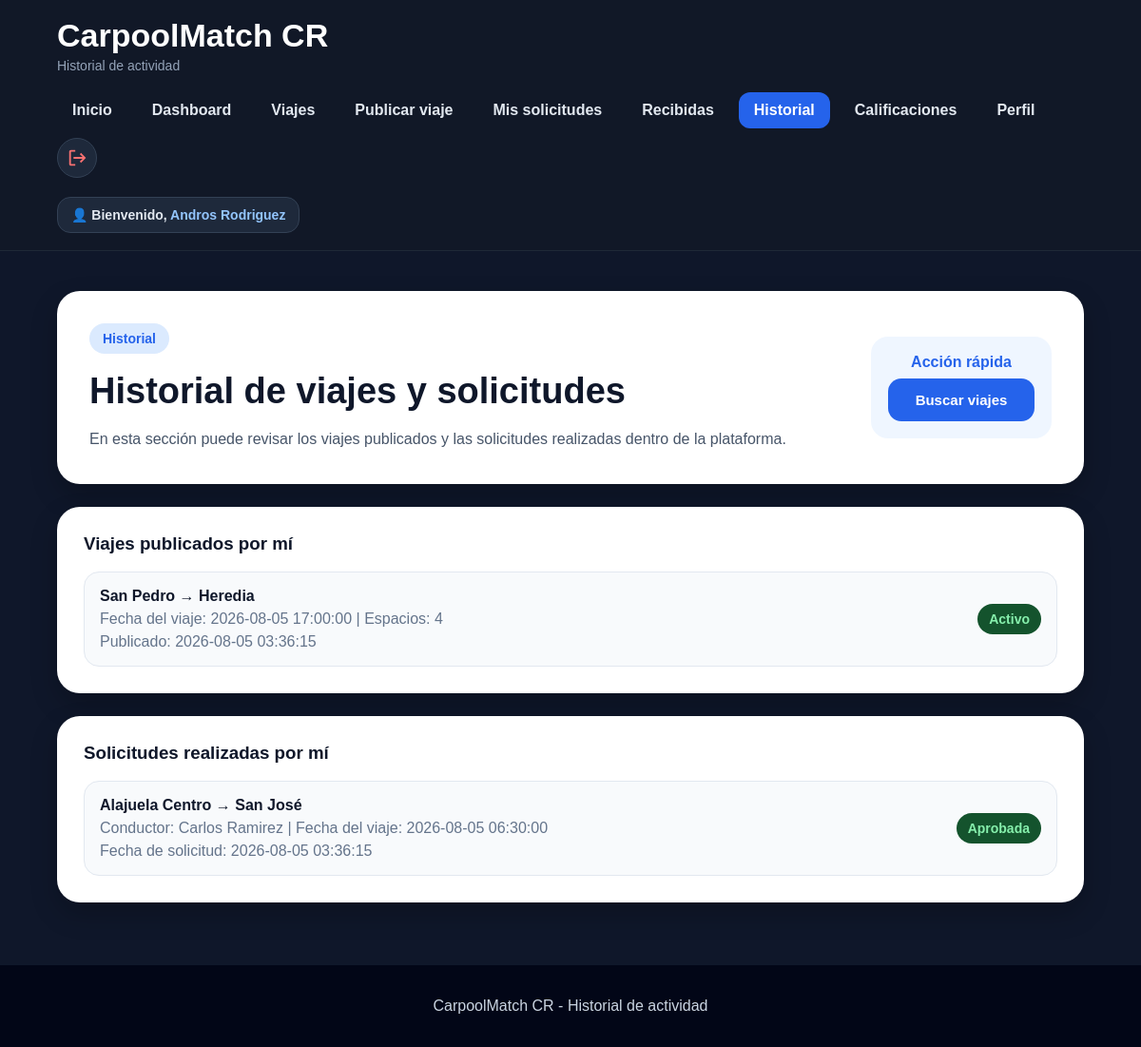
The app's page /historial.php (signed in) with its own data.
### tables this page shows
CREATE TABLE viajes (
    id_viaje INT AUTO_INCREMENT PRIMARY KEY,
    id_conductor INT NOT NULL,
    punto_salida VARCHAR(150) NOT NULL,
    destino VARCHAR(150) NOT NULL,
    fecha_hora DATETIME NOT NULL,
    asientos_disponibles INT NOT NULL,
    observaciones TEXT,
    estado ENUM('Activo', 'Completo', 'Cancelado') DEFAULT 'Activo',
    fecha_publicacion TIMESTAMP DEFAULT CURRENT_TIMESTAMP,
    FOREIGN KEY (id_conductor) REFERENCES usuarios(id_usuario)
);

CREATE TABLE solicitudes (
    id_solicitud INT AUTO_INCREMENT PRIMARY KEY,
    id_viaje INT NOT NULL,
    id_pasajero INT NOT NULL,
    estado_solicitud ENUM('Pendiente', 'Aprobada', 'Rechazada') DEFAULT 'Pendiente',
    fecha_solicitud TIMESTAMP DEFAULT CURRENT_TIMESTAMP,
    FOREIGN KEY (id_viaje) REFERENCES viajes(id_viaje),
    FOREIGN KEY (id_pasajero) REFERENCES usuarios(id_usuario)
);

CREATE TABLE usuarios (
    id_usuario INT AUTO_INCREMENT PRIMARY KEY,
    nombre VARCHAR(100) NOT NULL,
    correo VARCHAR(120) NOT NULL UNIQUE,
    telefono VARCHAR(8) NOT NULL,
    tipo_usuario ENUM('Conductor', 'Pasajero', 'Ambos') NOT NULL,
    contrasena VARCHAR(255) NOT NULL,
    fecha_registro TIMESTAMP DEFAULT CURRENT_TIMESTAMP,
    reputacion DECIMAL(3,2) DEFAULT 5.00,
    estado ENUM('Activo', 'Inactivo') DEFAULT 'Activo'
);

### historial.php (the view, shortened to what this page needs)
<?php
include "php/conexion.php";
$idUsuario = $_SESSION["id_usuario"];
$nombreUsuario = $_SESSION["nombre"];
$consultaViajesPublicados = "SELECT id_viaje,
                                    punto_salida,
                                    destino,
                                    fecha_hora,
                                    asientos_disponibles,
                                    estado,
                                    fecha_publicacion
                             FROM viajes
                             WHERE id_conductor = ?
                             ORDER BY fecha_publicacion DESC";
$stmtPublicados = mysqli_prepare($conexion, $consultaViajesPublicados);
mysqli_stmt_bind_param($stmtPublicados, "i", $idUsuario);
mysqli_stmt_execute($stmtPublicados);
$resultadoPublicados = mysqli_stmt_get_result($stmtPublicados);
$consultaSolicitudesRealizadas = "SELECT solicitudes.id_solicitud,
                                         solicitudes.estado_solicitud,
                                         solicitudes.fecha_solicitud,
                                         viajes.punto_salida,
                                         viajes.destino,
                                         viajes.fecha_hora,
                                         usuarios.nombre AS nombre_conductor
                                  FROM solicitudes
                                  INNER JOIN viajes ON solicitudes.id_viaje = viajes.id_viaje
                                  INNER JOIN usuarios ON viajes.id_conductor = usuarios.id_usuario
                                  WHERE solicitudes.id_pasajero = ?
                                  ORDER BY solicitudes.fecha_solicitud DESC";
$stmtSolicitudes = mysqli_prepare($conexion, $consultaSolicitudesRealizadas);
mysqli_stmt_bind_param($stmtSolicitudes, "i", $idUsuario);
mysqli_stmt_execute($stmtSolicitudes);
$resultadoSolicitudes = mysqli_stmt_get_result($stmtSolicitudes);
?>
<!DOCTYPE html>
<html lang="es">
<head>
    <link rel="stylesheet" href="css/style.css">
</head>
<body>
    <header class="header">
        <div class="brand">
            <h1>CarpoolMatch CR</h1>
            <p>Historial de actividad</p>
        </div>
        <nav class="nav">
            <a href="index.html">Inicio</a>
            <a href="dashboard.php">Dashboard</a>
            <a href="viajes.php">Viajes</a>
            <a href="publicar-viaje.php">Publicar viaje</a>
            <a href="solicitudes.php">Mis solicitudes</a>
            <a href="solicitudes-recibidas.php">Recibidas</a>
            <a href="historial.php" class="nav-btn">Historial</a>
            <a href="calificaciones.php">Calificaciones</a>
            <a href="perfil.php">Perfil</a>
            <a href="php/logout.php" class="logout-icon" title="Cerrar sesión">
                <svg viewBox="0 0 24 24">
                    <path d="M10 3H5c-1.1 0-2 .9-2 2v14c0 1.1.9 2 2 2h5v-2H5V5h5V3z"></path>
                    <path d="M16.6 17.6 15.2 16.2 18.4 13H8v-2h10.4l-3.2-3.2 1.4-1.4L22.2 12z"></path>
                </svg>
            </a>
        </nav>
        <div class="usuario-header">
            👤 Bienvenido, <span><?php echo $nombreUsuario; ?></span>
        </div>
    </header>
    <main class="dashboard container">
        <section class="dashboard-welcome card">
            <div>
                <span class="tag">Historial</span>
                <h2>Historial de viajes y solicitudes</h2>
                <p>
                    En esta sección puede revisar los viajes publicados y las solicitudes realizadas dentro de la plataforma.
                </p>
            </div>
            <div class="dashboard-user">
                <strong>Acción rápida</strong>
                <a href="viajes.php" class="btn btn-primary full">Buscar viajes</a>
            </div>
        </section>
        <section class="card dashboard-section">
            <h3>Viajes publicados por mí</h3>
            <div class="dashboard-list">
                <?php if (mysqli_num_rows($resultadoPublicados) > 0) { ?>
                    <?php while ($viaje = mysqli_fetch_assoc($resultadoPublicados)) { ?>
                        <div class="dashboard-item">
                            <div>
                                <strong>
                                    <?php echo $viaje["punto_salida"]; ?> → <?php echo $viaje["destino"]; ?>
                                </strong>
                                <p>
                                    Fecha del viaje: <?php echo $viaje["fecha_hora"]; ?> |
                                    Espacios: <?php echo $viaje["asientos_disponibles"]; ?>
                                </p>
                                <p>
                                    Publicado: <?php echo $viaje["fecha_publicacion"]; ?>
                                </p>
                            </div>
                            <span class="status">
                                <?php echo $viaje["estado"]; ?>
                            </span>
                        </div>
                    <?php } ?>
                <?php } else { ?>
                    <p>No ha publicado viajes todavía.</p>
                <?php } ?>
            </div>
        </section>
        <section class="card dashboard-section">
            <h3>Solicitudes realizadas por mí</h3>
            <div class="dashboard-list">
                <?php if (mysqli_num_rows($resultadoSolicitudes) > 0) { ?>
                    <?php while ($solicitud = mysqli_fetch_assoc($resultadoSolicitudes)) { ?>
                        <div class="dashboard-item">
                            <div>
                                <strong>
                                    <?php echo $solicitud["punto_salida"]; ?> → <?php echo $solicitud["destino"]; ?>
                                </strong>
                                <p>
                                    Conductor: <?php echo $solicitud["nombre_conductor"]; ?> |
                                    Fecha del viaje: <?php echo $solicitud["fecha_hora"]; ?>
                                </p>
                                <p>
                                    Fecha de solicitud: <?php echo $solicitud["fecha_solicitud"]; ?>
                                </p>
                            </div>
                            <span class="status">
                                <?php echo $solicitud["estado_solicitud"]; ?>
                            </span>
                        </div>
                    <?php } ?>
                <?php } else { ?>
                    <p>No ha realizado solicitudes todavía.</p>
                <?php } ?>
            </div>
        </section>
    </main>
    <footer class="footer">
        <p>CarpoolMatch CR - Historial de actividad</p>
    </footer>
</body>
</html>

### css/style.css (style rules this page uses)
* { box-sizing: border-box; }
body { margin: 0; font-family: Arial, Helvetica, sans-serif; background: #0f172a; color: #f8fafc; }
a { text-decoration: none; }
.container { width: 90%; max-width: 1180px; margin: 0 auto; }
.header { background: #111827; border-bottom: 1px solid #1f2937; padding: 18px 5%; display: flex; justify-content: space-between; align-items: center; gap: 20px; flex-wrap: wrap; position: sticky; top: 0; z-index: 10; }
.brand h1 { margin: 0; font-size: 34px; color: white; }
.brand p { margin: 4px 0 0; color: #94a3b8; font-size: 14px; }
.nav { display: flex; gap: 10px; flex-wrap: wrap; align-items: center; }
.nav a { color: #e2e8f0; padding: 10px 16px; border-radius: 12px; font-weight: bold; transition: 0.2s; }
.nav-btn { background: #2563eb; color: white !important; }
.btn { padding: 14px 22px; border-radius: 14px; font-weight: bold; display: inline-block; border: none; cursor: pointer; font-size: 15px; text-align: center; }
.btn-primary { background: #2563eb; color: white; }
.full { width: 100%; }
.card { background: white; color: #0f172a; border-radius: 24px; box-shadow: 0 12px 28px rgba(0, 0, 0, 0.22); }
.tag { display: inline-block; background: #dbeafe; color: #2563eb; padding: 8px 14px; border-radius: 999px; font-size: 14px; font-weight: bold; }
.status { background: #14532d; color: #86efac; padding: 8px 12px; border-radius: 999px; font-weight: bold; font-size: 14px; }
.footer { background: #020617; color: #cbd5e1; text-align: center; padding: 18px; }
.dashboard { padding: 42px 0; }
.dashboard-welcome { padding: 34px; display: flex; justify-content: space-between; align-items: center; gap: 24px; margin-bottom: 24px; }
.dashboard-welcome h2 { color: #0f172a; font-size: 38px; margin: 18px 0 12px; }
.dashboard-welcome p { color: #475569; line-height: 1.6; margin-bottom: 0; }
.dashboard-user { background: #eff6ff; color: #2563eb; padding: 18px; border-radius: 18px; min-width: 190px; text-align: center; }
.dashboard-user strong { display: block; margin-bottom: 8px; }
.dashboard-section { padding: 28px; margin-bottom: 24px; }
.dashboard-section h3 { color: #0f172a; margin-top: 0; margin-bottom: 18px; }
.dashboard-list { display: grid; gap: 14px; }
.dashboard-item { background: #f8fafc; border: 1px solid #e2e8f0; padding: 16px; border-radius: 16px; display: flex; justify-content: space-between; align-items: center; gap: 15px; }
.dashboard-item strong { color: #0f172a; }
.dashboard-item p { color: #64748b; margin: 6px 0 0; }
.usuario-header { background: #1e293b; color: #e2e8f0; padding: 10px 14px; border-radius: 14px; font-size: 14px; font-weight: bold; border: 1px solid #334155; }
.usuario-header span { color: #93c5fd; }
.logout-icon { width: 42px; height: 42px; display: grid !important; place-items: center; border-radius: 50% !important; background: #1e293b; border: 1px solid #334155; padding: 0 !important; }
.logout-icon svg { width: 22px; height: 22px; fill: #f87171; }

### records on screen
viajes: punto_salida "San Pedro", destino "Heredia", fecha_hora "2026-08-05 17:00:00", asientos_disponibles "4", fecha_publicacion "2026-08-05 03:36:15", estado "Activo"
solicitudes: id_viaje.punto_salida "Alajuela Centro", id_viaje.destino "San José", usuarios.nombre "Carlos Ramirez", id_viaje.fecha_hora "2026-08-05 06:30:00", fecha_solicitud "2026-08-05 03:36:15", estado_solicitud "Aprobada"

### other values on screen
$nombreUsuario "Andros Rodriguez"
